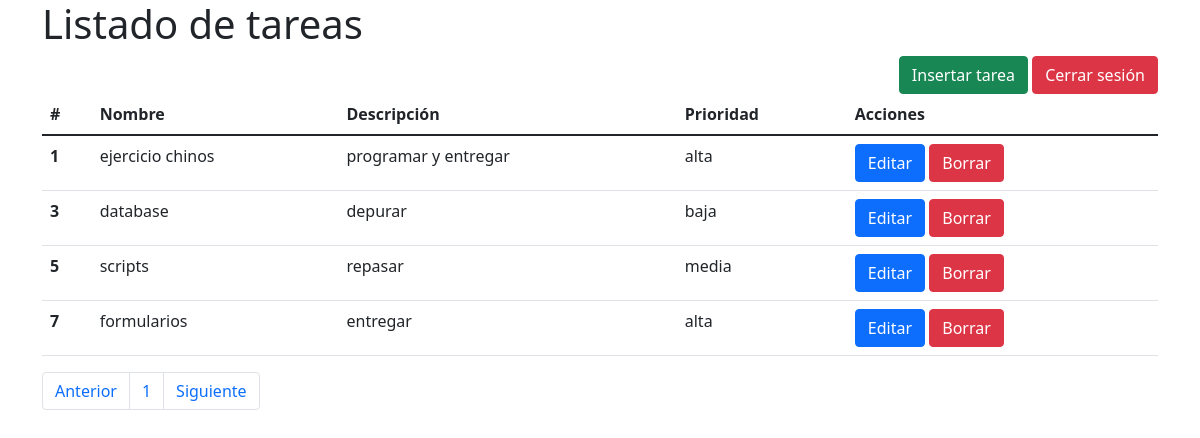
/listado.php (signed in), run on the app's committed database.
### tables this page shows
CREATE TABLE `tareas` (
  `id_tarea` int(11) NOT NULL,
  `nombre` varchar(100) NOT NULL,
  `descripcion` varchar(300) NOT NULL,
  `prioridad` varchar(50) NOT NULL
);

### inc/bbdd.php (called while the page is built, shortened)
<?php
	function conectarBD() {
		try {
			$conexion = new PDO("mysql:host=".HOST."; dbname=".DBNAME."; charset=utf8", USER, PASSWORD);
			$conexion -> setAttribute(PDO::ATTR_ERRMODE, PDO::ERRMODE_EXCEPTION);
		} catch (PDOException $e) {
			echo "Error: Error al conectarse con la base de datos: ". $e -> getMessage();
			file_put_contents("PDOErrors.txt", "\r\n".date('j F, Y, g:i a ').$e -> getMessage(), FILE_APPEND);
			exit;
		}
		return $conexion;
	}
	function paginacion ($inicio, $numelementos) {
		$conexion = conectarBD();
		try {
			$sql = "SELECT * from tareas LIMIT :inicio, :numelementos";
			$stmt = $conexion -> prepare($sql);
			$stmt -> bindParam(':inicio', $inicio, PDO::PARAM_INT);
			$stmt -> bindParam(':numelementos',  $numelementos, PDO::PARAM_INT);
			$stmt -> execute();
			$rows = $stmt -> fetchAll(PDO::FETCH_ASSOC);
		} catch (PDOException $e) {
			echo "Error: Error al conectarse con la base de datos: ". $e -> getMessage();
			file_put_contents("PDOErrors.txt", "\r\n".date('j F, Y, g:i a ').$e -> getMessage(), FILE_APPEND);
			exit;
		}
		return $rows;
	}
	function num_paginas ($numelementos) {
		$conexion = conectarBD();
		try {
			$sql = "SELECT count(*) FROM tareas";
			$numtareas = $conexion -> query($sql) -> fetchColumn();
		} catch (PDOException $e) {
			echo "Error: Error al conectarse con la base de datos: ". $e -> getMessage();
			file_put_contents("PDOErrors.txt", "\r\n".date('j F, Y, g:i a ').$e -> getMessage(), FILE_APPEND);
			exit;
		}
		$numpaginas = ceil ($numtareas / $numelementos);
		return $numpaginas;
	}
?>

### inc/funciones.php (called while the page is built, shortened)
<?php
	function recoge($var, $m = "") {
		$tmp = is_array($m) ? [] : "";
		return $tmp;
	}
?>

### listado.php (the view, shortened to what this page needs)
<?php include ("inc/header.php"); ?>
<?php include ("inc/bbdd.php"); ?>
<?php include ("inc/funciones.php"); ?>
<?php
	$pagina = recoge('pagina');
	if ($pagina == "") {
		$pagina = 1;
	}
	$inicio = ($pagina - 1) * NUMELEMENTOS;
	$tareas_pagina = paginacion ($inicio, NUMELEMENTOS);
?>
	<h1>Listado de tareas</h1>
	<div class="text-end">
		<a href="insertar.php" class="btn btn-success">Insertar tarea</a>
		<a href="logout.php" class="btn btn-danger">Cerrar sesión</a>
	</div>
	<table class="table">
	<thead>
		<tr>
			<th scope="col">#</th>
			<th scope="col">Nombre</th>
			<th scope="col">Descripción</th>
			<th scope="col">Prioridad</th>
			<th scope="col">Acciones</th>
		</tr>
	</thead>
    <tbody>
		<?php
			foreach ($tareas_pagina as $tarea) {
			  $id_tarea = $tarea['id_tarea'];
			  $nombre = $tarea['nombre'];
			  $descripcion = $tarea['descripcion'];
			  $prioridad = $tarea['prioridad'];
		?>
		<tr>
			<th scope="row"><?= $id_tarea ?></th>
			<td><?= $nombre ?></td>
			<td><?= $descripcion ?></td>
			<td><?= $prioridad ?></td>
			<td>
			  <a href="editar.php?id_tarea=<?=$id_tarea?>" class="btn btn-primary">Editar</a>
			  <a href="borrar.php?id_tarea=<?=$id_tarea ?>" class="btn btn-danger" onclick="return confirm ('Estás seguro de borrar la tarea <?=$id_tarea?>?');">Borrar</a>
			</td>
		</tr>
      <?php
        }
      ?>
    </tbody>
  </table>
  <nav aria-label="Page navigation example">
	<ul class="pagination">
		<?php
			$num_paginas = num_paginas(NUMELEMENTOS);
		?>
		<li class="page-item" <?php if ($pagina == 1) {print "disabled"; }?>> <a class="page-link" href="listado.php?pagina=<?=$pagina - 1; ?>">Anterior</a></li>
		<?php
			for ($i = 1; $i <= $num_paginas; $i++) {
		?>
				<li class="page-item"><a class="page-link" href="listado.php?pagina=<?=$i?>"><?php echo $i?></a></li>
		<?php } ?>
		<li class="page-item" <?php if ($pagina >= $num_paginas) {print "disabled"; }?>><a class="page-link" href="listado.php?pagina=<?=$pagina + 1; ?>">Siguiente</a></li>
	</ul>
</nav>
<?php include("inc/footer.php"); ?>

### inc/header.php (shortened to what this page needs)
<!doctype html>
<html lang="es">
<html lang="en">
  <head>
    <link href="https://cdn.jsdelivr.net/npm/bootstrap@5.1.3/dist/css/bootstrap.min.css" rel="stylesheet">
  </head>
  <main class="container">

### inc/footer.php (shortened to what this page needs)
</body>
</html>

### data on the page
tareas: id_tarea "1", nombre "ejercicio chinos", descripcion "programar y entregar", prioridad "alta"
tareas: id_tarea "3", nombre "database", descripcion "depurar", prioridad "baja"
tareas: id_tarea "5", nombre "scripts", descripcion "repasar", prioridad "media"
tareas: id_tarea "7", nombre "formularios", descripcion "entregar", prioridad "alta"
